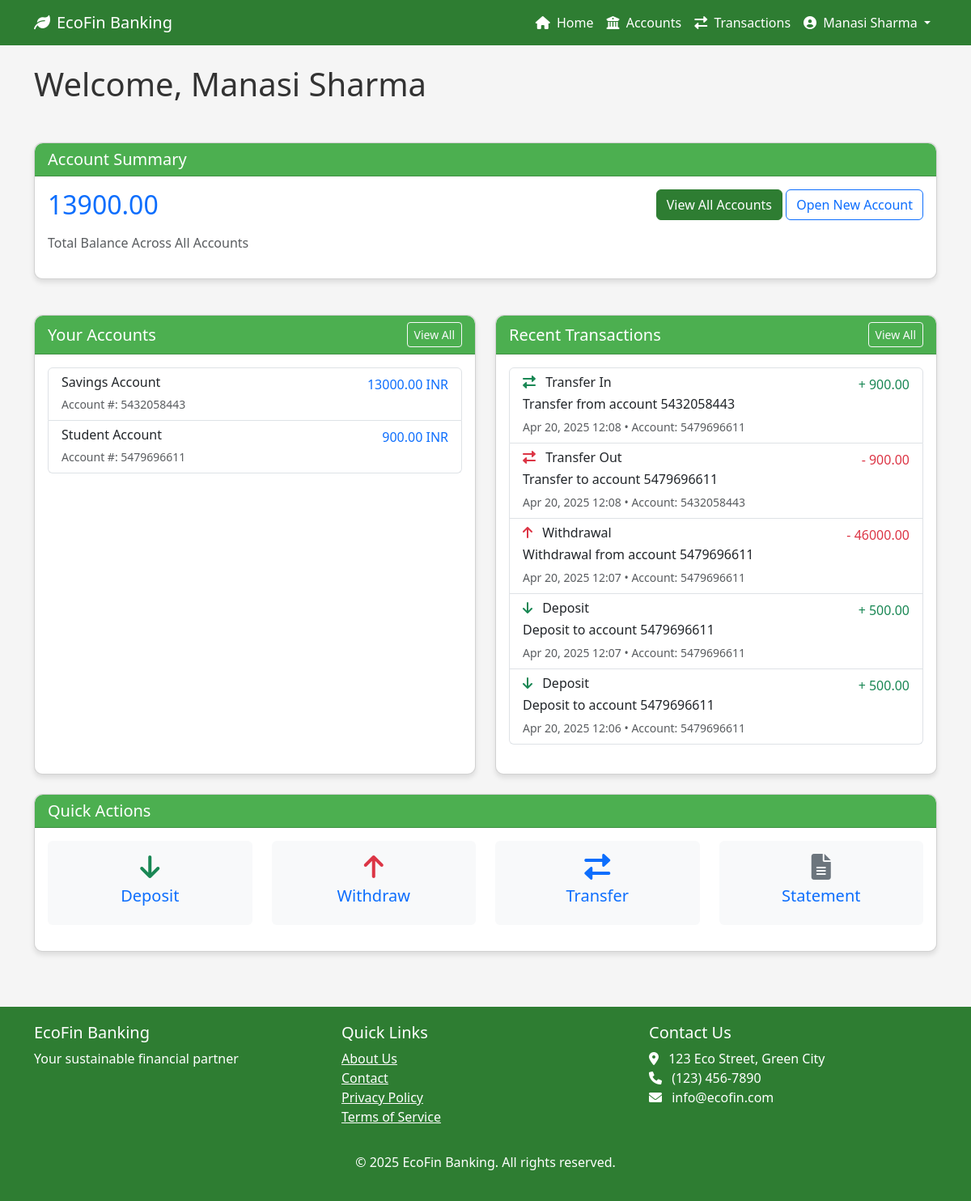
The app's page /banking/ (signed in) with its own data.
### accounts/models.py (models this page shows, shortened)
class User(AbstractUser):
    username = None
    email = models.EmailField(_('email address'), unique=True)
    first_name = models.CharField(_('first name'), max_length=30)
    last_name = models.CharField(_('last name'), max_length=30)
    date_joined = models.DateTimeField(_('date joined'), auto_now_add=True)
    is_active = models.BooleanField(_('active'), default=True)
    phone_number = models.CharField(max_length=15, blank=True, null=True)
    profile_picture = models.ImageField(upload_to='profile_pictures/', blank=True, null=True)
    date_of_birth = models.DateField(blank=True, null=True)
    address = models.TextField(blank=True, null=True)
    USERNAME_FIELD = 'email'
    REQUIRED_FIELDS = ['first_name', 'last_name']
    objects = UserManager()
    def get_full_name(self):
        return f"{self.first_name} {self.last_name}"

### banking/models.py (models this page shows, shortened)
class Account(models.Model):
    CURRENCY_CHOICES = [
        ('USD', 'US Dollar'),
        ('EUR', 'Euro'),
        ('GBP', 'British Pound'),
        ('JPY', 'Japanese Yen'),
        ('CAD', 'Canadian Dollar'),
        ('AUD', 'Australian Dollar'),
        ('INR', 'Indian Rupee'),
    ]
    STATUS_CHOICES = [
        ('active', 'Active'),
        ('inactive', 'Inactive'),
        ('frozen', 'Frozen'),
        ('closed', 'Closed'),
    ]
    account_number = models.CharField(max_length=20, unique=True)
    user = models.ForeignKey(settings.AUTH_USER_MODEL, on_delete=models.CASCADE, related_name='accounts')
    account_type = models.ForeignKey(AccountType, on_delete=models.CASCADE)
    balance = models.DecimalField(max_digits=12, decimal_places=2, default=0.00)
    currency = models.CharField(max_length=3, choices=CURRENCY_CHOICES, default='USD')
    status = models.CharField(max_length=10, choices=STATUS_CHOICES, default='active')
    created_at = models.DateTimeField(auto_now_add=True)
    updated_at = models.DateTimeField(auto_now=True)
    nickname = models.CharField(max_length=100, blank=True, null=True)

class AccountType(models.Model):
    name = models.CharField(max_length=50)
    description = models.TextField()
    interest_rate = models.DecimalField(max_digits=5, decimal_places=2, default=0.00)
    minimum_balance = models.DecimalField(max_digits=10, decimal_places=2, default=0.00)
    maintenance_fee = models.DecimalField(max_digits=10, decimal_places=2, default=0.00)

class Transaction(models.Model):
    TRANSACTION_TYPES = [
        ('deposit', 'Deposit'),
        ('withdrawal', 'Withdrawal'),
        ('transfer_in', 'Transfer In'),
        ('transfer_out', 'Transfer Out'),
        ('interest', 'Interest'),
        ('fee', 'Fee'),
    ]
    account = models.ForeignKey(Account, on_delete=models.CASCADE, related_name='transactions')
    transaction_type = models.CharField(max_length=15, choices=TRANSACTION_TYPES)
    amount = models.DecimalField(max_digits=12, decimal_places=2)
    balance_after = models.DecimalField(max_digits=12, decimal_places=2, null=True)
    description = models.TextField()
    created_at = models.DateTimeField(auto_now_add=True)
    related_transfer = models.ForeignKey(Transfer, on_delete=models.SET_NULL, null=True, blank=True, related_name='transactions')
    reference_number = models.UUIDField(default=uuid.uuid4, editable=False, unique=True)

### banking/views.py (the view)
# urls.py: path('', views.home, name='home'),
def home(request):
    if request.user.is_authenticated:
        accounts = Account.objects.filter(user=request.user)
        total_balance = accounts.aggregate(Sum('balance'))['balance__sum'] or 0
        if accounts.exists():
            recent_transactions = Transaction.objects.filter(
                account__user=request.user
            ).order_by('-created_at')[:5]
        else:
            recent_transactions = []
        context = {
            'accounts': accounts,
            'total_balance': total_balance,
            'recent_transactions': recent_transactions,
        }
        return render(request, 'banking/home.html', context)
    else:
        return render(request, 'banking/landing.html')

### templates/banking/home.html (shortened to what this page needs)
{% extends 'base.html' %}
{% block content %}
<div class="row mb-4">
    <div class="col-md-12">
        <h1 class="mb-4">Welcome, {{ user.get_full_name|default:user.email }}</h1>
    </div>
</div>
<div class="row mb-4">
    <div class="col-md-12">
        <div class="card">
            <div class="card-header">
                <h5 class="mb-0">Account Summary</h5>
            </div>
            <div class="card-body">
                <div class="row">
                    <div class="col-md-6">
                        <h2 class="text-primary mb-3">{{ total_balance|floatformat:2 }}</h2>
                        <p class="text-muted">Total Balance Across All Accounts</p>
                    </div>
                    <div class="col-md-6 text-end">
                        <a href="{% url 'banking:account_list' %}" class="btn btn-primary">View All Accounts</a>
                        <a href="{% url 'banking:account_create' %}" class="btn btn-outline-primary">Open New Account</a>
                    </div>
                </div>
            </div>
        </div>
    </div>
</div>
<div class="row">
    <div class="col-md-6 mb-4">
        <div class="card h-100">
            <div class="card-header d-flex justify-content-between align-items-center">
                <h5 class="mb-0">Your Accounts</h5>
                <a href="{% url 'banking:account_list' %}" class="btn btn-sm btn-outline-light">View All</a>
            </div>
            <div class="card-body">
                {% if accounts %}
                    <div class="list-group">
                        {% for account in accounts %}
                            <a href="{% url 'banking:account_detail' account_number=account.account_number %}" class="list-group-item list-group-item-action">
                                <div class="d-flex w-100 justify-content-between">
                                    <h6 class="mb-1">{{ account.nickname|default:account.account_type.name }}</h6>
                                    <span class="text-primary">{{ account.balance|floatformat:2 }} {{ account.currency }}</span>
                                </div>
                                <small class="text-muted">Account #: {{ account.account_number }}</small>
                            </a>
                        {% endfor %}
                    </div>
                {% else %}
                    <div class="text-center py-4">
                        <p>You don't have any accounts yet.</p>
                        <a href="{% url 'banking:account_create' %}" class="btn btn-primary">Open Your First Account</a>
                    </div>
                {% endif %}
            </div>
        </div>
    </div>
    <div class="col-md-6 mb-4">
        <div class="card h-100">
            <div class="card-header d-flex justify-content-between align-items-center">
                <h5 class="mb-0">Recent Transactions</h5>
                <a href="{% url 'banking:transaction_list' %}" class="btn btn-sm btn-outline-light">View All</a>
            </div>
            <div class="card-body">
                {% if recent_transactions %}
                    <div class="list-group">
                        {% for transaction in recent_transactions %}
                            <div class="list-group-item">
                                <div class="d-flex w-100 justify-content-between">
                                    <h6 class="mb-1">
                                        {% if transaction.transaction_type == 'deposit' %}
                                            <i class="fas fa-arrow-down text-success me-2"></i>
                                        {% elif transaction.transaction_type == 'withdrawal' %}
                                            <i class="fas fa-arrow-up text-danger me-2"></i>
                                        {% elif transaction.transaction_type == 'transfer_in' %}
                                            <i class="fas fa-exchange-alt text-success me-2"></i>
                                        {% elif transaction.transaction_type == 'transfer_out' %}
                                            <i class="fas fa-exchange-alt text-danger me-2"></i>
                                        {% else %}
                                            <i class="fas fa-circle text-secondary me-2"></i>
                                        {% endif %}
                                        {{ transaction.get_transaction_type_display }}
                                    </h6>
                                    <span class="
                                        {% if transaction.transaction_type == 'deposit' or transaction.transaction_type == 'transfer_in' %}
                                            text-success
                                        {% elif transaction.transaction_type == 'withdrawal' or transaction.transaction_type == 'transfer_out' %}
                                            text-danger
                                        {% else %}
                                            text-secondary
                                        {% endif %}
                                    ">
                                        {% if transaction.transaction_type == 'deposit' or transaction.transaction_type == 'transfer_in' %}
                                            +
                                        {% elif transaction.transaction_type == 'withdrawal' or transaction.transaction_type == 'transfer_out' %}
                                            -
                                        {% endif %}
                                        {{ transaction.amount|floatformat:2 }}
                                    </span>
                                </div>
                                <p class="mb-1">{{ transaction.description }}</p>
                                <small class="text-muted">
                                    {{ transaction.created_at|date:"M d, Y H:i" }} •
                                    Account: {{ transaction.account.account_number }}
                                </small>
                            </div>
                        {% endfor %}
                    </div>
                {% else %}
                    <div class="text-center py-4">
                        <p>No recent transactions.</p>
                    </div>
                {% endif %}
            </div>
        </div>
    </div>
</div>
<div class="row mb-4">
    <div class="col-md-12">
        <div class="card">
            <div class="card-header">
                <h5 class="mb-0">Quick Actions</h5>
            </div>
            <div class="card-body">
                <div class="row text-center">
                    {% if accounts.exists %}
                        <div class="col-md-3 mb-3">
                            <a href="{% url 'banking:account_deposit' account_number=accounts.0.account_number %}" class="text-decoration-none">
                                <div class="p-3 rounded bg-light">
                                    <i class="fas fa-arrow-down text-success fa-2x mb-2"></i>
                                    <h5>Deposit</h5>
                                </div>
                            </a>
                        </div>
                        <div class="col-md-3 mb-3">
                            <a href="{% url 'banking:account_withdraw' account_number=accounts.0.account_number %}" class="text-decoration-none">
                                <div class="p-3 rounded bg-light">
                                    <i class="fas fa-arrow-up text-danger fa-2x mb-2"></i>
                                    <h5>Withdraw</h5>
                                </div>
                            </a>
                        </div>
                        <div class="col-md-3 mb-3">
                            <a href="{% url 'banking:account_transfer' account_number=accounts.0.account_number %}" class="text-decoration-none">
                                <div class="p-3 rounded bg-light">
                                    <i class="fas fa-exchange-alt text-primary fa-2x mb-2"></i>
                                    <h5>Transfer</h5>
                                </div>
                            </a>
                        </div>
                        <div class="col-md-3 mb-3">
                            <a href="{% url 'banking:account_statement' account_number=accounts.0.account_number %}" class="text-decoration-none">
                                <div class="p-3 rounded bg-light">
                                    <i class="fas fa-file-alt text-secondary fa-2x mb-2"></i>
                                    <h5>Statement</h5>
                                </div>
                            </a>
                        </div>
                    {% else %}
                        <div class="col-12">
                            <p>Open an account to access quick actions.</p>
                        </div>
                    {% endif %}
                </div>
            </div>
        </div>
    </div>
</div>
{% endblock %}

### templates/base.html (shortened to what this page needs)
<!DOCTYPE html>
<html lang="en">
<head>
    <link href="https://cdn.jsdelivr.net/npm/bootstrap@5.3.0-alpha1/dist/css/bootstrap.min.css" rel="stylesheet">
    <link rel="stylesheet" href="https://cdnjs.cloudflare.com/ajax/libs/font-awesome/6.0.0/css/all.min.css">
</head>
<body>
    <nav class="navbar navbar-expand-lg navbar-dark">
        <div class="container">
            <a class="navbar-brand" href="{% url 'banking:home' %}">
                <i class="fas fa-leaf me-2"></i>EcoFin Banking
            </a>
            <div class="collapse navbar-collapse" id="navbarNav">
                <ul class="navbar-nav ms-auto">
                    {% if user.is_authenticated %}
                        <li class="nav-item">
                            <a class="nav-link" href="{% url 'banking:home' %}">
                                <i class="fas fa-home me-1"></i> Home
                            </a>
                        </li>
                        <li class="nav-item">
                            <a class="nav-link" href="{% url 'banking:account_list' %}">
                                <i class="fas fa-university me-1"></i> Accounts
                            </a>
                        </li>
                        <li class="nav-item">
                            <a class="nav-link" href="{% url 'banking:transaction_list' %}">
                                <i class="fas fa-exchange-alt me-1"></i> Transactions
                            </a>
                        </li>
                        <li class="nav-item dropdown">
                            <a class="nav-link dropdown-toggle" href="#" id="userDropdown" role="button" data-bs-toggle="dropdown">
                                <i class="fas fa-user-circle me-1"></i> {{ user.get_full_name|default:user.email }}
                            </a>
                        </li>
                    {% endif %}
                </ul>
            </div>
        </div>
    </nav>
    <div class="container mt-4">
        {% block content %}{% endblock %}
    </div>
    <footer class="mt-5">
        <div class="container">
            <div class="row">
                <div class="col-md-4">
                    <h5>EcoFin Banking</h5>
                    <p>Your sustainable financial partner</p>
                </div>
                <div class="col-md-4">
                    <h5>Quick Links</h5>
                    <ul class="list-unstyled">
                        <li><a href="#" class="text-white">About Us</a></li>
                        <li><a href="#" class="text-white">Contact</a></li>
                        <li><a href="#" class="text-white">Privacy Policy</a></li>
                        <li><a href="#" class="text-white">Terms of Service</a></li>
                    </ul>
                </div>
                <div class="col-md-4">
                    <h5>Contact Us</h5>
                    <address class="text-white">
                        <i class="fas fa-map-marker-alt me-2"></i> 123 Eco Street, Green City<br>
                        <i class="fas fa-phone me-2"></i> (123) 456-7890<br>
                        <i class="fas fa-envelope me-2"></i> info@ecofin.com
                    </address>
                </div>
            </div>
            <div class="text-center mt-3">
                <p>&copy; {% now "Y" %} EcoFin Banking. All rights reserved.</p>
            </div>
        </div>
    </footer>
</body>
</html>

### records on screen
User: get_full_name "Manasi Sharma"
Account: nickname "Savings Account", balance "13000.00", currency "INR", account_number "5432058443"
Account: nickname "Student Account", balance "900.00", currency "INR", account_number "5479696611"

### other values on screen
{{ total_balance|floatformat:2 }} "13900.00"
